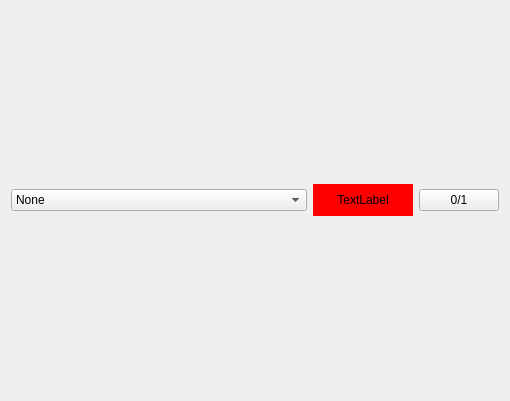
<?xml version="1.0" encoding="UTF-8"?>
<ui version="4.0">
 <class>COM_UI</class>
 <widget class="QFrame" name="COM_UI">
  <property name="geometry">
   <rect>
    <x>0</x>
    <y>0</y>
    <width>510</width>
    <height>401</height>
   </rect>
  </property>
  <property name="windowTitle">
   <string>Selector de Puerto</string>
  </property>
  <property name="styleSheet">
   <string notr="true"/>
  </property>
  <layout class="QHBoxLayout" name="horizontalLayout" stretch="1,2,0">
   <item>
    <widget class="QComboBox" name="port_combobox">
     <item>
      <property name="text">
       <string>None</string>
      </property>
     </item>
    </widget>
   </item>
   <item>
    <widget class="QLabel" name="label">
     <property name="maximumSize">
      <size>
       <width>100</width>
       <height>32</height>
      </size>
     </property>
     <property name="styleSheet">
      <string notr="true">background-color: rgb(255, 0, 0);</string>
     </property>
     <property name="text">
      <string>TextLabel</string>
     </property>
     <property name="alignment">
      <set>Qt::AlignmentFlag::AlignCenter</set>
     </property>
    </widget>
   </item>
   <item>
    <widget class="QPushButton" name="connection_button">
     <property name="enabled">
      <bool>true</bool>
     </property>
     <property name="text">
      <string>0/1</string>
     </property>
     <property name="checkable">
      <bool>true</bool>
     </property>
    </widget>
   </item>
  </layout>
 </widget>
 <resources/>
 <connections/>
</ui>
